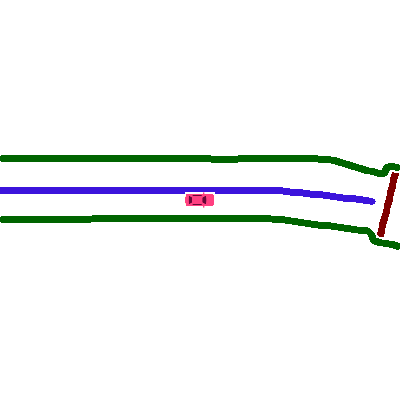
#> input picture gt_t/0.png, 400 x 400 px
$ jupyter execute --allow-errors Image_process.ipynb
#> lines starting #> are read from the running program, lines starting #| are printed output that depends on the picture; after the words box and inside, x2 and y2 are one past the last pixel; in counts of white or black regions, pixels touching at a corner belong together
[cell 1]
import os
import matplotlib.pyplot as plt
import numpy as np
import cv2

path = 'gt_t'

img = cv2.imread('gt_t/0.png')
#> img is the input picture: shape (400, 400, 3); mean B, G, R 244.3, 244.6, 242.4
img = cv2.cvtColor(img, cv2.COLOR_BGR2GRAY)
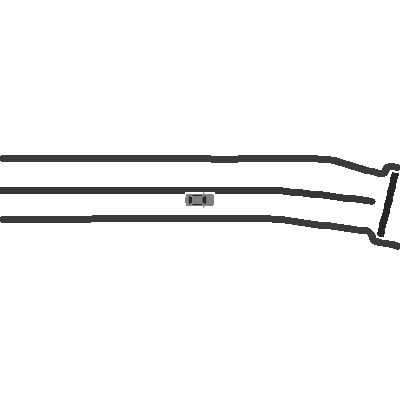
#> img: shape (400, 400); min 38, max 255, mean 243.9
img = cv2.resize(img, (682, 682))
#> img: shape (682, 682)
img = np.rot90(img, 1)
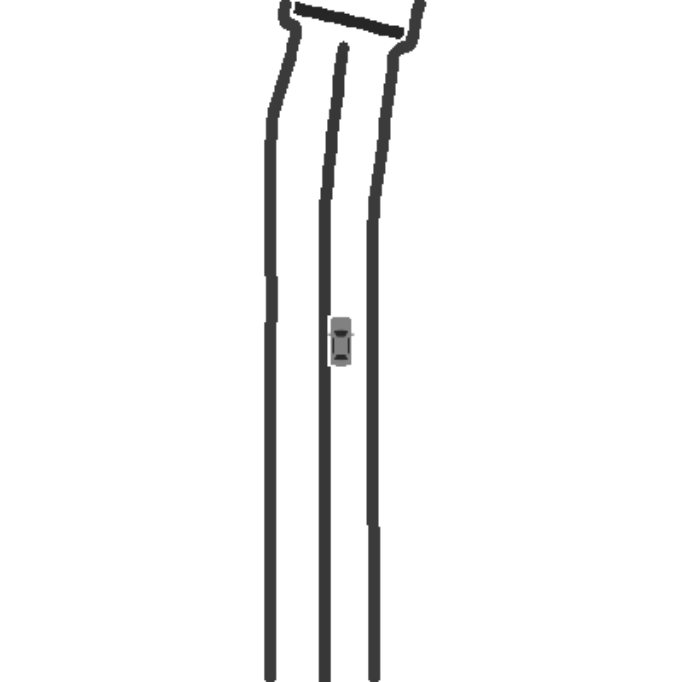
#> img: shape (682, 682); min 38, max 255, mean 243.9
img[(img.shape[0] // 2 - 30):(img.shape[0] // 2 + 30), (img.shape[1] // 2 - 10):(img.shape[1] // 2 + 13)] = 255
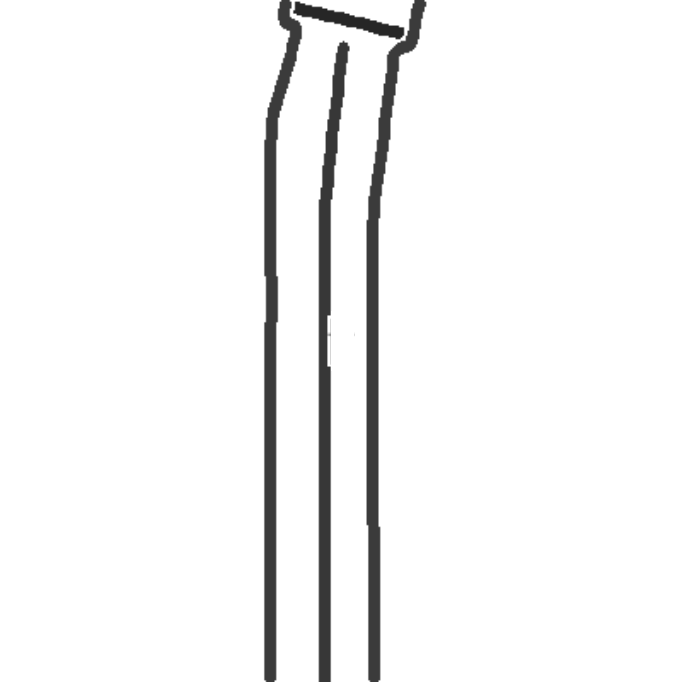
#> img: shape (682, 682); 0.24% of pixels changed, all inside (x1, y1, x2, y2) = (331, 311, 354, 371)
img = cv2.threshold(img, 127, 255, cv2.THRESH_BINARY)[1]
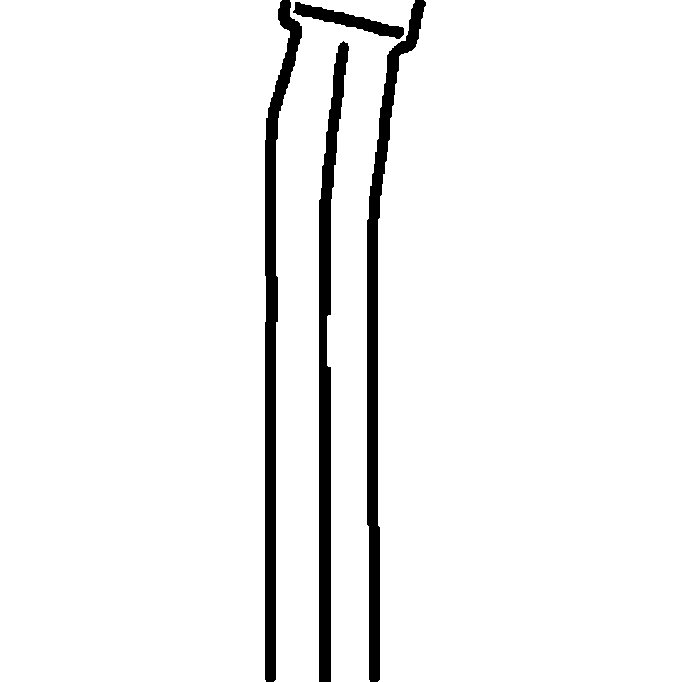
#> img: shape (682, 682); 94.8% white; 4 black regions, box (x1, y1, x2, y2) and area: (265, 0, 302, 682) 7735, (367, 0, 426, 682) 7685, (319, 41, 349, 682) 7358, (293, 2, 404, 39) 1319

new_img = np.zeros((img.shape))

cur_frame_dots = []

for i in range(0, img.shape[0], 7):
    for j in range(0, img.shape[1], 6):
        if img[i, j] == 0:
            new_img[i, j] = 255
            cur_frame_dots.append((i, j))
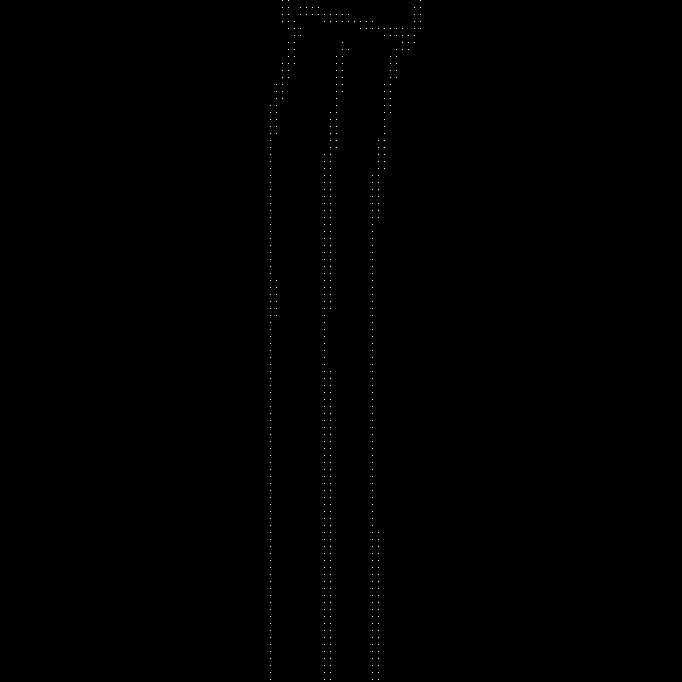
#> new_img: shape (682, 682) float64; 0.1% white in thin lines or dots, all inside (x1, y1, x2, y2) = (270, 0, 421, 680)

plt.gray()
plt.imshow(new_img)
plt.show()

$ run again, with gt_t/10.png copied over gt_t/0.png
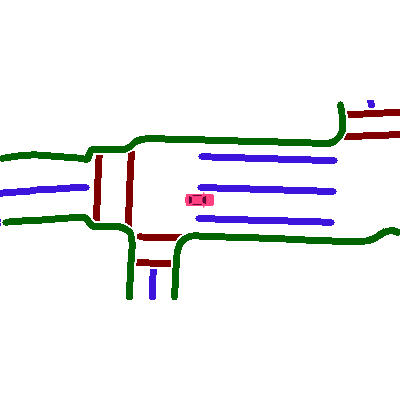
#> input picture gt_t/10.png, 400 x 400 px
#> img is the input picture: shape (400, 400, 3); mean B, G, R 240.7, 239.6, 238.9
#> `img = cv2.threshold(img, 127, 255, cv2.THRESH_BINARY)[1]`:
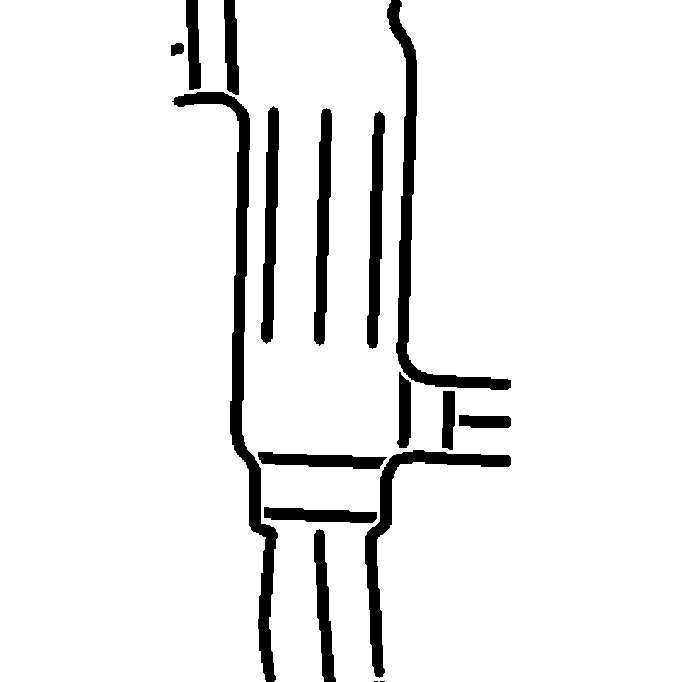
#> img: shape (682, 682); 92.8% white; 17 black regions (2 under 20 px), largest, box (x1, y1, x2, y2) and area: (172, 92, 278, 682) 7540, (387, 0, 511, 390) 5432, (365, 450, 511, 678) 3918
#> after the loop `for i in range(0, img.shape[0], 7):`:
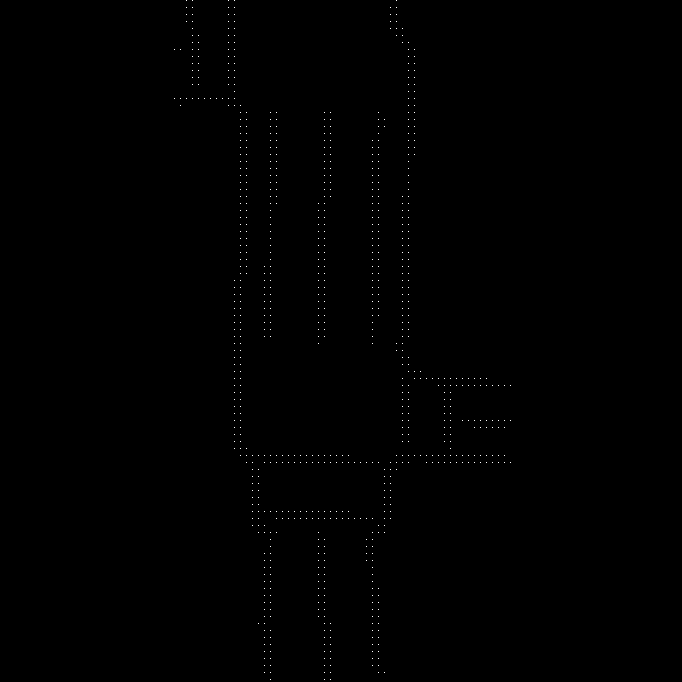
#> new_img: shape (682, 682) float64; 0.17% white in thin lines or dots, all inside (x1, y1, x2, y2) = (174, 0, 511, 680)

$ run again, with gt_t/11.png copied over gt_t/0.png
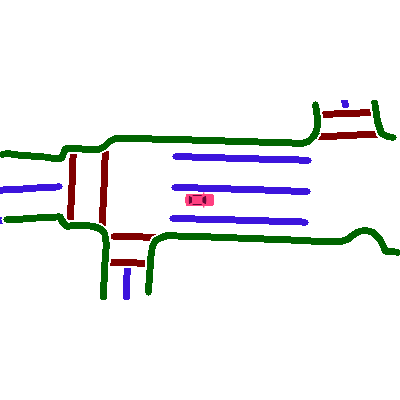
#> input picture gt_t/11.png, 400 x 400 px
#> img is the input picture: shape (400, 400, 3); mean B, G, R 240.4, 239.7, 238.8
#> `img = cv2.threshold(img, 127, 255, cv2.THRESH_BINARY)[1]`:
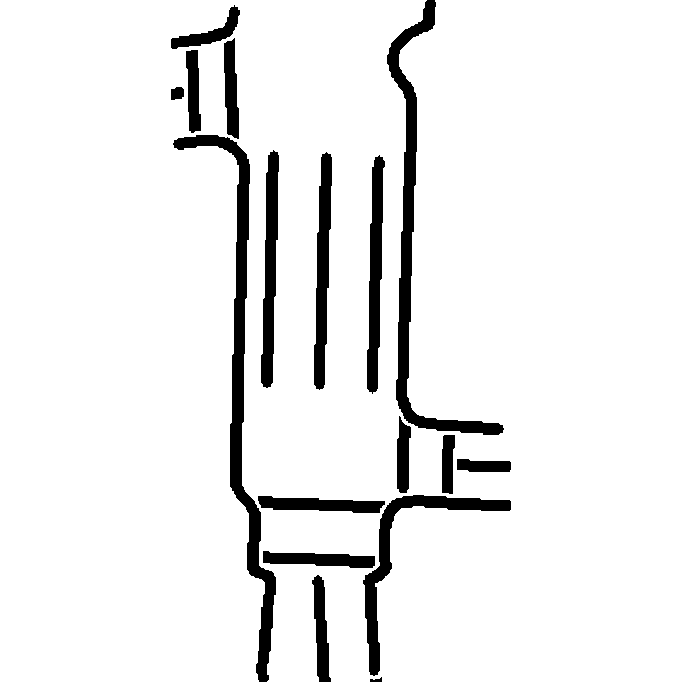
#> img: shape (682, 682); 92.8% white; 17 black regions, largest, box (x1, y1, x2, y2) and area: (173, 135, 276, 682) 7037, (387, 0, 504, 435) 6031, (363, 495, 511, 676) 3390
#> after the loop `for i in range(0, img.shape[0], 7):`:
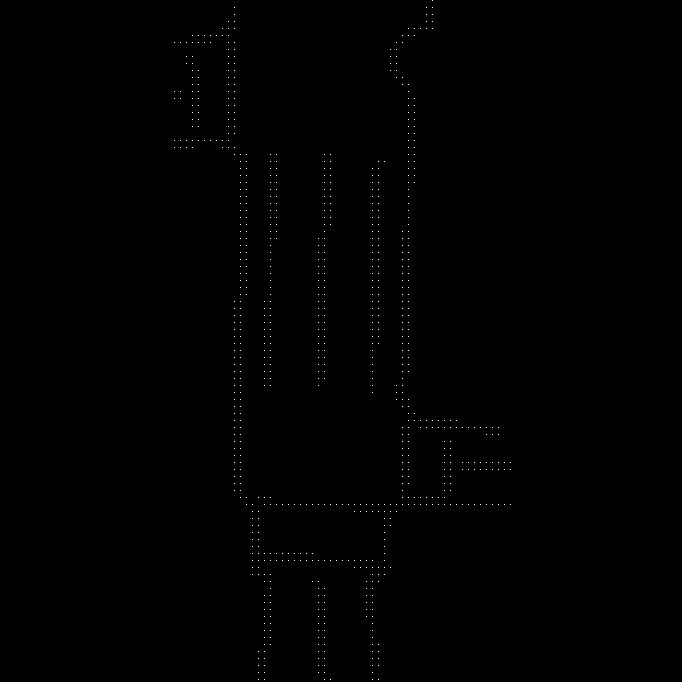
#> new_img: shape (682, 682) float64; 0.17% white in thin lines or dots, all inside (x1, y1, x2, y2) = (174, 0, 511, 680)
